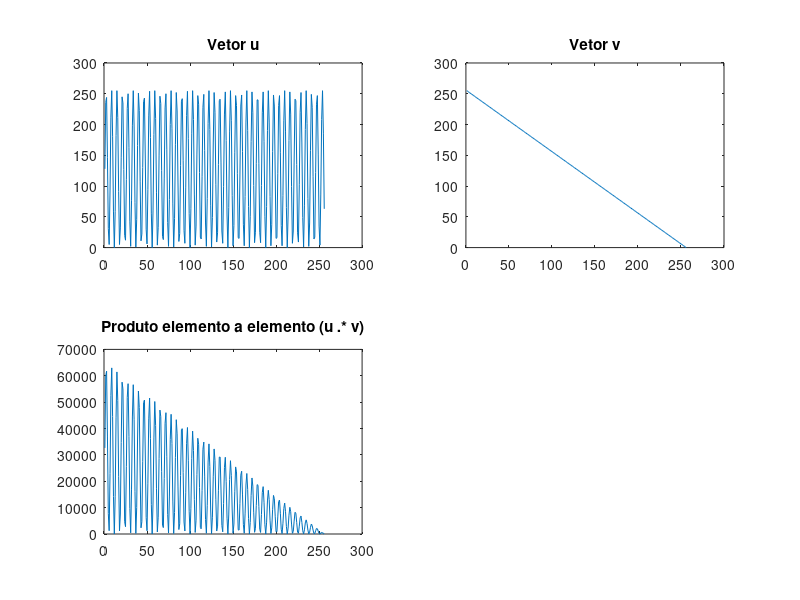

This figure's MATLAB source:
clc;
clear;
close all;

% Cria vetores
y = 0:1:255;
x = sin(y);
u = uint8((x+1)*128);
v = uint8(255-y);

% Plota gráficos
figure;

subplot(2,2,1); % subplot(linhas, colunas, posição)
plot(u);
title('Vetor u');

subplot(2,2,2); % subplot(linhas, colunas, posição)
plot(v);
title('Vetor v');

subplot(2,2,3); % subplot(linhas, colunas, posição)
plot(uint16(u).*uint16(v))
title('Produto elemento a elemento (u .* v)');
